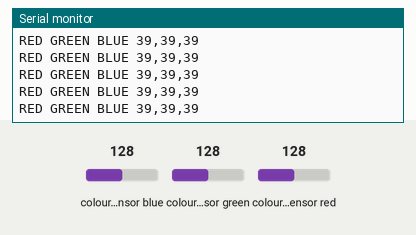
Recording of a sketch running on a simulated Arduino Uno, built with avr-gcc and run on an emulated ATmega328P. On the bench: the last lines printed to the serial monitor. Wiring (inferred from the names in the program): TCS3200 colour sensor: output pin 8; S2 pin 6; S3 pin 7; S0 pin 4; S1 pin 5. The inputs (shaded band) are chosen by the test bench; at power-on: colour sensor green 128, colour sensor blue 128, colour sensor red 128.

Above: at 1.2 s.
1.3 s: colour sensor green set to 5
At 1.35 s:
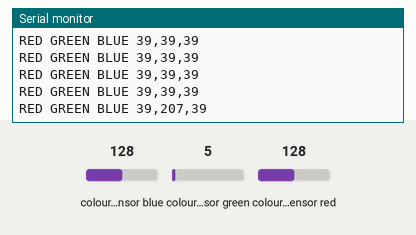
4.3 s: colour sensor green set to 128
At 4.38 s:
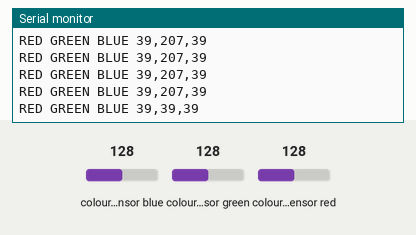
7.3 s: colour sensor blue set to 5
At 7.4 s:
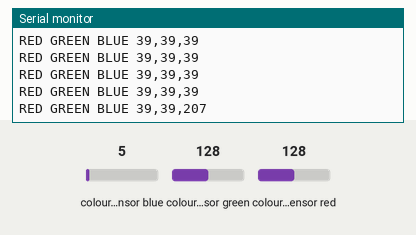
8.8 s: colour sensor red set to 5
At 8.82 s:
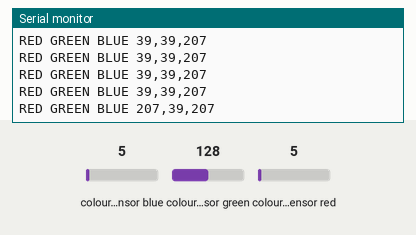
10.3 s: colour sensor green set to 5
At 10.34 s:
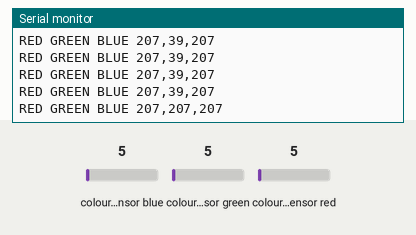

The sketch:

ColorSensorTest.ino
```cpp
#define S0 4
#define S1 5
#define S2 6
#define S3 7
#define SENSOR_OUT 8

const int RED = 0;
const int GREEN = 1;
const int BLUE = 2;
const int CLEAR = 3;
const int NONE = 4;

// Stores frequency read by the photodiodes
int redFrequency = 0;
int greenFrequency = 0;
int blueFrequency = 0;

// Stores the red. green and blue colors
int redColor = 0;
int greenColor = 0;
int blueColor = 0;

char printBuff[50];
void setup() {
  Serial.begin(9600);
  Serial.println("Setting up pins...");

  Serial.print("Setting up colours");
  pinMode(S0, OUTPUT);
  pinMode(S1, OUTPUT);
  pinMode(S2, OUTPUT);
  pinMode(S3, OUTPUT);

  Serial.println("Setting up sensor output");
  pinMode(SENSOR_OUT, INPUT);

  Serial.println("Setting frequency scaling to 20%");
  digitalWrite(S0,HIGH);
  digitalWrite(S1,LOW);
  Serial.println("Done");

}

int getColorFreq(int c){
  int freq = 0;
  if (c == RED){
    Serial.print("RED ");
    digitalWrite(S2, LOW);
    digitalWrite(S3, LOW);
    freq = pulseIn(SENSOR_OUT, LOW);
  } else if (c == BLUE){
    Serial.print("BLUE ");
    digitalWrite(S2, LOW);
    digitalWrite(S3, HIGH);
    freq = pulseIn(SENSOR_OUT, LOW);
  } else if (c == GREEN){
    Serial.print("GREEN ");
    digitalWrite(S2, HIGH);
    digitalWrite(S3, HIGH);
    freq=pulseIn(SENSOR_OUT, LOW);
  } else if (c == CLEAR){
    Serial.print("CLEAR ");
    digitalWrite(S2, HIGH);
    digitalWrite(S3, LOW);
    freq=pulseIn(SENSOR_OUT, LOW);
  }
  return freq;
}

int getColor(int r, int g, int b){
  //red >50<60 , >20<30,
  // green
  // blue
  // silver
}

void loop() {
  // put your main code here, to run repeatedly:
  delay(100);
  redFrequency = getColorFreq(RED);
  greenFrequency = getColorFreq(GREEN);
  blueFrequency = getColorFreq(BLUE);
  sprintf(printBuff, "%d,%d,%d", redFrequency, greenFrequency, blueFrequency );
  Serial.println(printBuff);

}
```

Measured:
- after the input at 1.3 s, the serial monitor: prints a new line after 0.05 s (image 1)
- after the input at 4.3 s, the serial monitor: prints a new line after 0.08 s (image 2)
- after the input at 7.3 s, the serial monitor: prints a new line after 0.10 s (image 3)
- after the input at 8.8 s, the serial monitor: prints a new line at once (image 4)
- after the input at 10.3 s, the serial monitor: prints a new line at once (image 5)
